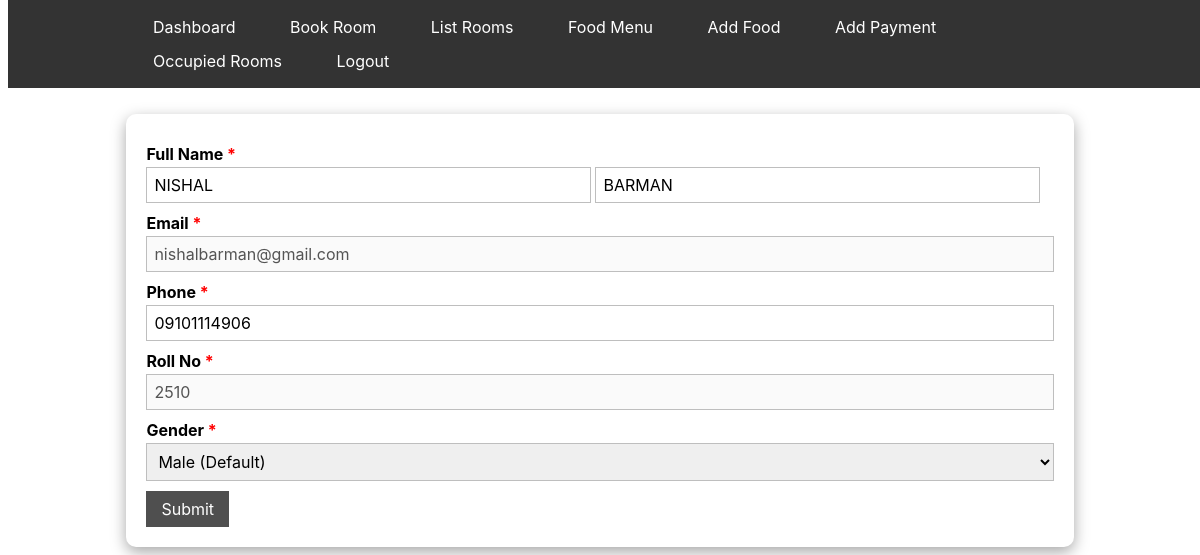
The page /admin/profile.php (signed in) on the database as committed earlier.
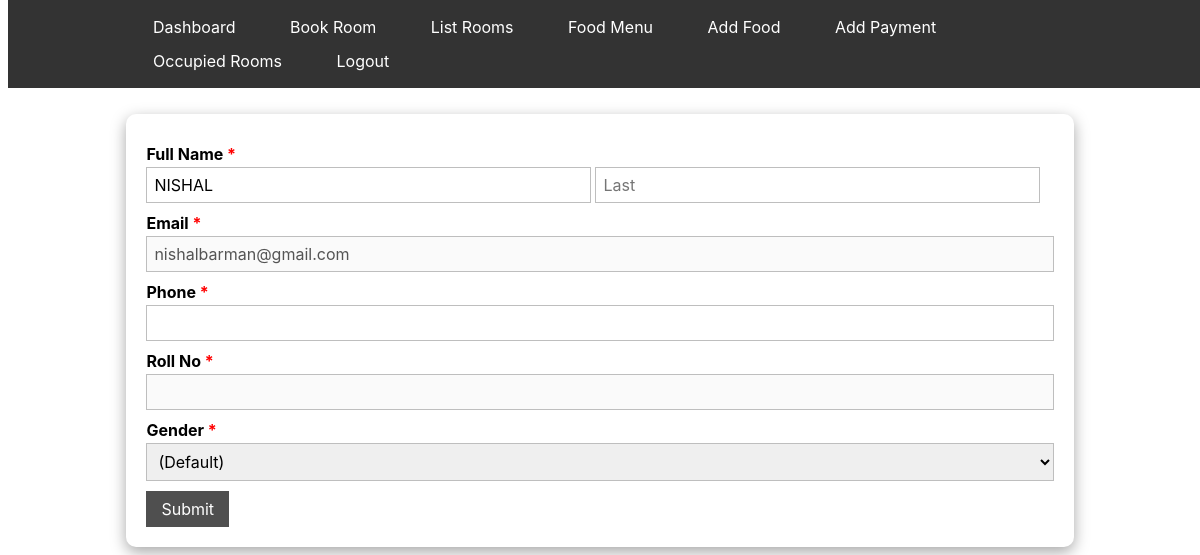
The same page on the database as committed later.
### tables this page shows
CREATE TABLE `students` (
  `id` int(255) NOT NULL,
  `firstname` varchar(255) NOT NULL,
  `lastname` varchar(255) NOT NULL,
  `phone` varchar(255) NOT NULL,
  `email` varchar(255) NOT NULL,
  `roll` varchar(255) NOT NULL,
  `gender` varchar(7) NOT NULL,
  `booked` tinyint(1) NOT NULL DEFAULT 0,
  `password` varchar(255) NOT NULL
);

### admin/profile.php (the view, shortened to what this page needs)
<?php
if (isset($_SESSION['firstname']) && isset($_SESSION['email'])) {
    $firstname = $_SESSION['firstname'];
    $email = $_SESSION['email'];
    $roll = $_SESSION['roll'];
} else {
    $firstname = "Hostel Management";
    $email = "guest@hostel.online";
}
include './includes/db/config.php';
$sql = "select * from students where email = '$email'";
$res = $conn->query($sql);
while ($row = $res->fetch_assoc()) {
    $firstname = $row['firstname'];
    $lastname = $row['lastname'];
    $phone = $row['phone'];
    $roll = $row['roll'];
    $gender = $row['gender'];
}
?>
<!DOCTYPE html>
<html lang="en">
<head>
    <link rel="stylesheet" href="./includes/css/profile.css" />
</head>
<body>
    <div class="container">
        <span>
        </span>
        <form action="" method="post" enctype="application/x-www-form-urlencoded">
            <ul class="form-style">
                <li><label>Full Name <span class="required">*</span></label><input type="text" class="field-divided"
                        placeholder="First" value="<?php echo $firstname; ?>" name="fname" /> <input type="text"
                        name="lname" class="field-divided" placeholder="Last" value="<?php echo $lastname; ?>" /></li>
                <li>
                    <label>Email <span class="required">*</span></label>
                    <input type="email" name="email" class="field-long" placeholder="" value="<?php echo $email; ?>"
                        disabled />
                </li>
                <li>
                    <label>Phone <span class="required">*</span></label>
                    <input type="number" name="phone" class="field-long" placeholder="" value="<?php echo $phone; ?>" />
                </li>
                <li>
                    <label>Roll No <span class="required">*</span></label>
                    <input type="email" name="roll" class="field-long" placeholder="" value="<?php echo $roll; ?>"
                        disabled />
                </li>
                <li>
                    <label>Gender <span class="required">*</span></label>
                    <select name="gender" class="field-select">
                        <option value="<?php if ($gender === '') {
                            echo '--- Select ---';
                        } else {
                            echo $gender;
                        } ?>">
                            <?php if ($gender === '') {
                                echo '--- Select ---';
                            } else {
                                echo $gender . ' (Default)';
                            } ?>
                        </option>
                    </select>
                </li>
                <li>
                    <input type="submit" value="Submit" name="submit" />
                </li>
            </ul>
        </form>
    </div>
</body>
</html>

### includes/css/profile.css (style rules this page uses)
* { box-sizing: border-box; font-family: -apple-system, BlinkMacSystemFont, "segoe ui", roboto, oxygen, ubuntu, cantarell, "fira sans", "droid sans", "helvetica neue", Arial, sans-serif; font-size: 16px; }
.form-style { margin: 10px auto; min-width: 100%; padding: 20px 20px 20px 20px; font: 13px "Lucida Sans Unicode", "Lucida Grande", sans-serif; box-shadow: rgba(0, 0, 0, 0.35) 0px 5px 15px; border-radius: 10px; float: left; }
.form-style li { padding: 0; display: block; list-style: none; margin: 10px 0 0 0; }
.form-style label { margin: 0 0 3px 0; padding: 0px; display: block; font-weight: bold; }
.form-style input[type="text"], .form-style input[type="number"], .form-style input[type="email"], select { box-sizing: border-box; -webkit-box-sizing: border-box; -moz-box-sizing: border-box; border: 1px solid #bebebe; padding: 7px; margin: 0px; -webkit-transition: all 0.3s ease-in-out; -moz-transition: all 0.3s ease-in-out; -ms-transition: all 0.3s ease-in-out; -o-transition: all 0.3s ease-in-out; outline: none; }
.form-style .field-divided { width: 49%; }
.form-style .field-long { width: 100%; }
.form-style .field-select { width: 100%; }
.form-style input[type="submit"], .form-style input[type="button"] { background: #4f4f4f; padding: 8px 15px 8px 15px; border: none; color: #fff; cursor: pointer; }
.form-style .required { color: red; }

Rows that differ between the two databases and show on the page:
removed students: fname "NISHAL", lname "BARMAN", phone "09101114906", roll "2510", gender "Male (Default)"
Other text that changed with them:
form field fname: (not shown) → "NISHAL"
form field gender: (not shown) → "(Default)"
